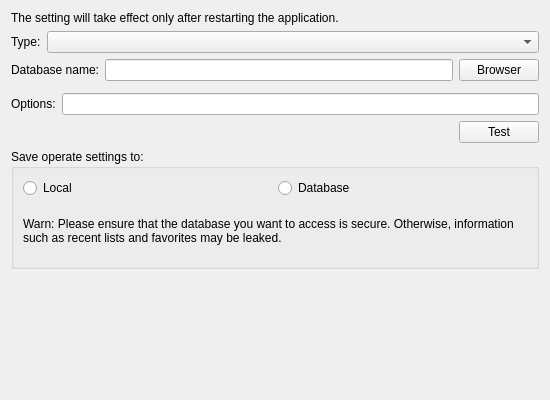
<?xml version="1.0" encoding="UTF-8"?>
<ui version="4.0">
 <class>CParameterDatabaseUI</class>
 <widget class="QWidget" name="CParameterDatabaseUI">
  <property name="geometry">
   <rect>
    <x>0</x>
    <y>0</y>
    <width>550</width>
    <height>400</height>
   </rect>
  </property>
  <property name="windowTitle">
   <string>Form</string>
  </property>
  <layout class="QGridLayout" name="gridLayout">
   <item row="0" column="0">
    <widget class="QLabel" name="label_4">
     <property name="text">
      <string>The setting will take effect only after restarting the application.</string>
     </property>
     <property name="wordWrap">
      <bool>true</bool>
     </property>
    </widget>
   </item>
   <item row="1" column="0">
    <layout class="QHBoxLayout" name="horizontalLayout">
     <item>
      <widget class="QLabel" name="label">
       <property name="text">
        <string>Type:</string>
       </property>
      </widget>
     </item>
     <item>
      <widget class="QComboBox" name="cbType">
       <property name="sizePolicy">
        <sizepolicy hsizetype="Expanding" vsizetype="Fixed">
         <horstretch>0</horstretch>
         <verstretch>0</verstretch>
        </sizepolicy>
       </property>
      </widget>
     </item>
    </layout>
   </item>
   <item row="2" column="0">
    <layout class="QHBoxLayout" name="horizontalLayout_2">
     <item>
      <widget class="QLabel" name="label_2">
       <property name="text">
        <string>Database name:</string>
       </property>
      </widget>
     </item>
     <item>
      <widget class="QLineEdit" name="leDatabaseName"/>
     </item>
     <item>
      <widget class="QPushButton" name="pbBrowser">
       <property name="text">
        <string>Browser</string>
       </property>
      </widget>
     </item>
    </layout>
   </item>
   <item row="3" column="0">
    <widget class="CParameterNetUI" name="wNet" native="true"/>
   </item>
   <item row="4" column="0">
    <layout class="QHBoxLayout" name="horizontalLayout_3">
     <item>
      <widget class="QLabel" name="label_3">
       <property name="text">
        <string>Options:</string>
       </property>
      </widget>
     </item>
     <item>
      <widget class="QLineEdit" name="leOptions"/>
     </item>
    </layout>
   </item>
   <item row="5" column="0">
    <layout class="QHBoxLayout" name="horizontalLayout_5">
     <item>
      <spacer name="horizontalSpacer">
       <property name="orientation">
        <enum>Qt::Orientation::Horizontal</enum>
       </property>
       <property name="sizeHint" stdset="0">
        <size>
         <width>40</width>
         <height>20</height>
        </size>
       </property>
      </spacer>
     </item>
     <item>
      <widget class="QPushButton" name="pbTest">
       <property name="text">
        <string>Test</string>
       </property>
      </widget>
     </item>
    </layout>
   </item>
   <item row="6" column="0">
    <widget class="QGroupBox" name="groupBox_3">
     <property name="sizePolicy">
      <sizepolicy hsizetype="Preferred" vsizetype="Expanding">
       <horstretch>0</horstretch>
       <verstretch>0</verstretch>
      </sizepolicy>
     </property>
     <property name="title">
      <string>Save operate settings to:</string>
     </property>
     <layout class="QGridLayout" name="gridLayout_2">
      <item row="0" column="0">
       <layout class="QHBoxLayout" name="horizontalLayout_4">
        <item>
         <widget class="QRadioButton" name="rbSaveSettingsToLocal">
          <property name="text">
           <string>Local</string>
          </property>
         </widget>
        </item>
        <item>
         <widget class="QRadioButton" name="rbSaveSettingsToDatabase">
          <property name="text">
           <string>Database</string>
          </property>
         </widget>
        </item>
       </layout>
      </item>
      <item row="1" column="0">
       <widget class="QLabel" name="lbDatabaseWarn">
        <property name="text">
         <string>Warn: Please ensure that the database you want to access is secure. Otherwise, information such as recent lists and favorites may be leaked.</string>
        </property>
        <property name="wordWrap">
         <bool>true</bool>
        </property>
       </widget>
      </item>
     </layout>
    </widget>
   </item>
   <item row="7" column="0">
    <spacer name="verticalSpacer">
     <property name="orientation">
      <enum>Qt::Orientation::Vertical</enum>
     </property>
     <property name="sizeHint" stdset="0">
      <size>
       <width>20</width>
       <height>40</height>
      </size>
     </property>
    </spacer>
   </item>
  </layout>
 </widget>
 <customwidgets>
  <customwidget>
   <class>CParameterNetUI</class>
   <extends>QWidget</extends>
   <header location="global">ParameterNetUI.h</header>
   <container>1</container>
  </customwidget>
 </customwidgets>
 <resources/>
 <connections/>
</ui>
